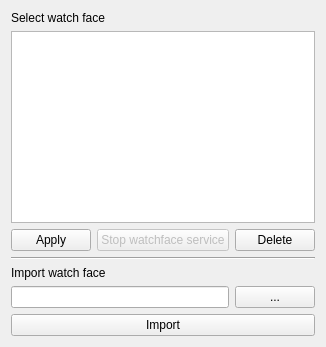
          <widget class="QWidget" name="tab_2">
           <attribute name="title">
            <string>External watchfaces</string>
           </attribute>
           <layout class="QVBoxLayout" name="verticalLayout_12">
            <item>
             <widget class="QLabel" name="label_20">
              <property name="text">
               <string>Select watch face</string>
              </property>
             </widget>
            </item>
            <item>
             <widget class="QListWidget" name="listWidget"/>
            </item>
            <item>
             <widget class="QWidget" name="widget_13" native="true">
              <layout class="QHBoxLayout" name="horizontalLayout_6">
               <property name="leftMargin">
                <number>0</number>
               </property>
               <property name="topMargin">
                <number>0</number>
               </property>
               <property name="rightMargin">
                <number>0</number>
               </property>
               <property name="bottomMargin">
                <number>0</number>
               </property>
               <item>
                <widget class="QPushButton" name="pushButton_22">
                 <property name="text">
                  <string>Apply</string>
                 </property>
                </widget>
               </item>
               <item>
                <widget class="QPushButton" name="pushButton_9">
                 <property name="enabled">
                  <bool>false</bool>
                 </property>
                 <property name="text">
                  <string>Stop watchface service</string>
                 </property>
                </widget>
               </item>
               <item>
                <widget class="QPushButton" name="pushButton_23">
                 <property name="text">
                  <string>Delete</string>
                 </property>
                </widget>
               </item>
              </layout>
             </widget>
            </item>
            <item>
             <widget class="Line" name="line">
              <property name="orientation">
               <enum>Qt::Orientation::Horizontal</enum>
              </property>
             </widget>
            </item>
            <item>
             <widget class="QLabel" name="label_21">
              <property name="text">
               <string>Import watch face</string>
              </property>
             </widget>
            </item>
            <item>
             <widget class="QWidget" name="widget_12" native="true">
              <layout class="QHBoxLayout" name="horizontalLayout_5">
               <property name="leftMargin">
                <number>0</number>
               </property>
               <property name="topMargin">
                <number>0</number>
               </property>
               <property name="rightMargin">
                <number>0</number>
               </property>
               <property name="bottomMargin">
                <number>0</number>
               </property>
               <item>
                <widget class="QLineEdit" name="lineEdit_5"/>
               </item>
               <item>
                <widget class="QPushButton" name="pushButton_21">
                 <property name="text">
                  <string>...</string>
                 </property>
                </widget>
               </item>
              </layout>
             </widget>
            </item>
            <item>
             <widget class="QPushButton" name="pushButton_24">
              <property name="text">
               <string>Import</string>
              </property>
             </widget>
            </item>
           </layout>
          </widget>
